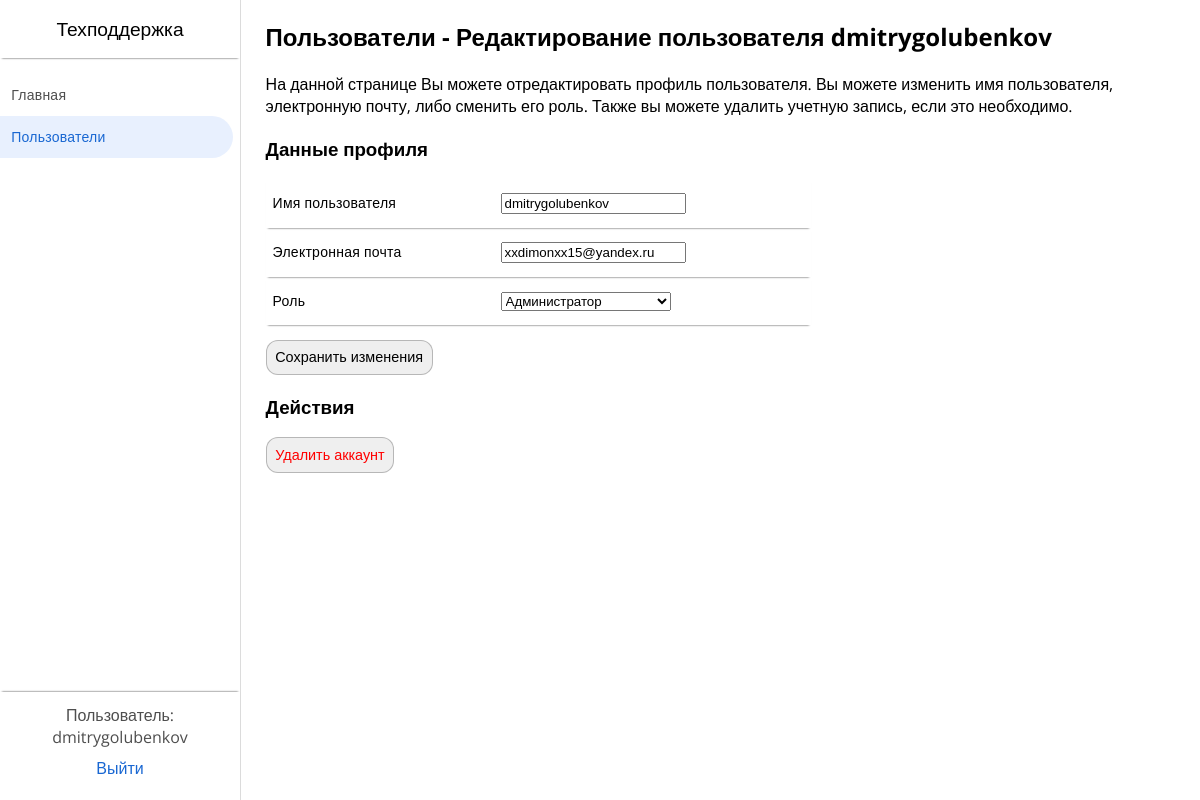
/admin_editaccount.php?id=3 (signed in), run on the app's committed database.
### tables this page shows
CREATE TABLE `users` (
  `user_id` int(11) NOT NULL,
  `account_login` varchar(100) NOT NULL,
  `email` varchar(100) NOT NULL,
  `password_hash` varchar(255) NOT NULL,
  `roleid` int(5) NOT NULL
);

### admin_editaccount.php (the view, shortened to what this page needs)
<?php
$login = $_COOKIE['login'];
$edited_account_id = $_GET['id'];
$link = OpenConnection();
$query = "SELECT user_id, account_login, email, roleid FROM users where user_id=$edited_account_id";
$query_result = mysqli_query($link, $query);
$row = mysqli_fetch_assoc($query_result);
$llogin = $row['account_login'];
$email = $row['email'];
$roleid = $row['roleid'];
?>
<html>
<head>
    <link rel="stylesheet" type="text/css" href="css/systemdesign.css" />
    <link rel="stylesheet" type="text/css" href="css/edit_design.css" />
</head>
<body>
    <div class="page-menu">
        <div class="page-menu-upper">
            <div class="menu-header-text">Техподдержка</div>
            <div class="menu-container">
                <a href="admin.php" class="menu-link-text">
                    <div class="menu-link-button">Главная</div>
                </a>
                <a href="admin_accounts.php" class="menu-link-text-selected">
                    <div class="menu-link-button-selected">Пользователи</div>
                </a>
            </div>
        </div>
        <div class="page-menu-down">
            <div class="menu-bottom-container">
                <?php
                echo "<div class='menu-bottom-text'>Пользователь: $login</div>";
                ?>
                <div class='menu-bottom-logout-button'>
                    <a href="techsupport_logout.php" class="menu-bottom-logout-link">
                        Выйти
                    </a>
                </div>
            </div>
        </div>
    </div>
    <div class="page-content">
        <h2><a href="admin_accounts.php" class="content-address-link">Пользователи</a> - Редактирование пользователя <?php echo $llogin ?></h2>
        <p>На данной странице Вы можете отредактировать профиль пользователя. Вы можете изменить
            имя пользователя, электронную почту, либо сменить его роль. Также вы можете удалить учетную запись,
            если это необходимо.
        </p>
        <form method="post">
            <h3>Данные профиля</h3>
            <div class="divTable">
                <div class="divTableBody">
                    <div class='divTableRow'>
                        <div class="divTableCell">Имя пользователя</div>
                        <div class="divTableCell">
                            <?php echo "<input type='text' value='$llogin' name='newlogin' />"; ?>
                        </div>
                    </div>
                    <div class='divTableRow'>
                        <div class="divTableCell">Электронная почта</div>
                        <div class="divTableCell">
                            <?php echo "<input type='email' value='$email' name='newemail'/>"; ?>
                        </div>
                    </div>
                    <div class='divTableRow'>
                        <div class="divTableCell">Роль</div>
                        <div class="divTableCell">
                            <select name='newroleid' class='dropdown-design'>"
                                <?php
                                if ($roleid == 0) {
                                    echo ("
                        <option value='0' selected>Не активирована</option>
                        <option value='1'>Администратор</option>
                        <option value='2'>Работник техподдержки</option>
                        ");
                                } else if ($roleid == 1) {
                                    echo ("
                        <option value='0'>Не активирована</option>
                        <option value='1' selected>Администратор</option>
                        <option value='2'>Работник техподдержки</option>
                        ");
                                } else if ($roleid == 2) {
                                    echo ("
                        <option value='0' >Не активирована</option>
                        <option value='1'>Администратор</option>
                        <option value='2' selected>Работник техподдержки</option>
                        ");
                                } ?>
                            </select>
                        </div>
                    </div>
                </div>
            </div>
            <input type="submit" class='button-save' value='Сохранить изменения' />
        </form>
        <h3>Действия</h3>
        <?php echo "<a href='admin_deleteaccount.php?id=$edited_account_id'>" ?>
        <button class='button-danger'>
            Удалить аккаунт
        </button>
        </a>
    </div>
</body>
</html>

### css/systemdesign.css (style rules this page uses)
html { height: 100%; width: 100%; margin: 0; padding: 0; }
body { height: 100%; width: 100%; display: flex; font-family: 'Open Sans', sans-serif; margin: 0; padding: 0; }
.page-menu { background-color: white; flex: 15%; max-width: 20em; min-width: 15em; height: 100%; box-shadow: 0 0 1px #333; display:flex; flex-direction: column; }
.page-content { flex: 85%; padding: 0 1.6em; overflow: auto; flex-grow: 1; min-height: 0; }
.page-menu-upper { flex-grow: 1; }
.page-menu-down { align-self: flex-end; width: 100%; }
.menu-header-text { text-align: center; width: 100%; font-size: 1.2em; padding: 0.8em 0; box-shadow: 0 2px 2px -2px #333; }
.menu-container { margin-top: 1em; }
.menu-link-text { text-decoration: none; color: rgb(78, 78, 78); font-size: .875rem; letter-spacing: .0178571429em; line-height: 1.25rem; font-weight: 500; }
.menu-link-text-selected { color: #1967d2; text-decoration: none; font-size: .875rem; letter-spacing: .0178571429em; line-height: 1.25rem; font-weight: 500; }
.menu-link-button { width: auto; padding: 0.8em; margin: 0 0.5em 0 0; }
.menu-link-button-selected { background-color: #e8f0fe; border-radius: 0 35px 35px 0; width: auto; padding: 0.8em; margin: 0 0.5em 0 0; }
.menu-bottom-container { padding: 0.8em; box-shadow: 0 -2px 2px -2px #333; flex-direction: column; }
.menu-bottom-text { text-decoration: none; color: rgb(78, 78, 78); width: 100%; text-align: center; }
.menu-bottom-logout-link { text-decoration: none; color: #1967d2; }
.menu-bottom-logout-button { padding: 0.4em; border: 2px solid white; text-align: center; }
.content-address-link { text-decoration: none; color: black; }

### css/edit_design.css (style rules this page uses)
.divTable { display: table; width: 60%; border: none; font-size: .875rem; letter-spacing: .0178571429em; line-height: 1.25rem; font-weight: 500; }
.divTableRow { display: table-row; box-shadow: 0 2px 2px -2px #333; }
.divTableCell { display: table-cell; padding: 1em 0.5em; }
.divTableBody { display: table-row-group; }
.button-save { border: rgba(63, 63, 63, 0.315) solid 1px; border-radius: 12px; padding: 0.6em; font-size: 0.9em; margin-top: 1em; }
.button-danger { border: rgba(63, 63, 63, 0.315) solid 1px; border-radius: 12px; padding: 0.6em; color: red; font-size: 0.9em; }

### data on the page
users: account_login "dmitrygolubenkov", newlogin "dmitrygolubenkov", newemail "xxdimonxx15@yandex.ru", newroleid "Администратор"

### other printed values
$login "dmitrygolubenkov"
